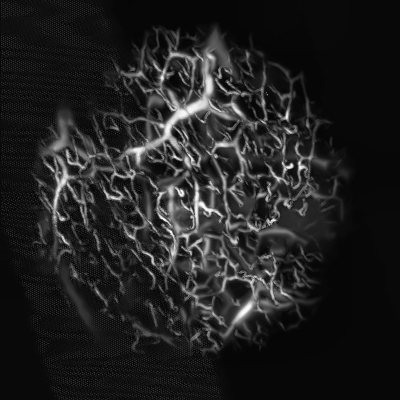
#> input picture dataset/test/denoised_317.png, 400 x 400 px; its folder holds only this picture in this run
$ python -i denoise_images.py   (imports and definitions only)
#> lines starting #> are read from the running program, lines starting #| are printed output that depends on the picture
import cv2
import os
import tifffile
import numpy as np
import PIL.Image as Image


def denoise_image(image_path, output_directory):
    # Load the image
#> called with image_path = 'test/denoised_317.png', output_directory = 'out.png'
    image = cv2.imread(image_path)
#> image is the input picture: shape (400, 400, 3); min 2, max 254, mean 32.9

    # Apply non-local means denoising
    denoised = cv2.fastNlMeansDenoisingColored(image, None, 8, 8, 7, 21)

    # Convert the denoised image to grayscale
    gray = cv2.cvtColor(denoised, cv2.COLOR_BGR2GRAY)

    # Create an adaptive histogram equalization object
    clahe = cv2.createCLAHE(clipLimit=1.5, tileGridSize=(8, 8))

    # Apply adaptive histogram equalization
    clahe_equalized = clahe.apply(gray)
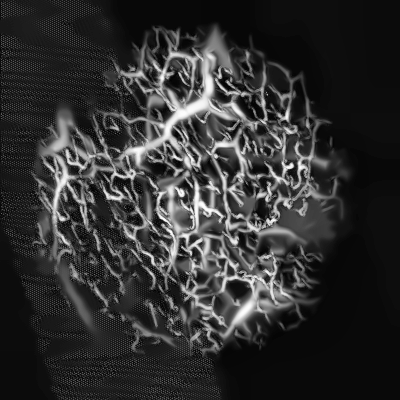
#> clahe_equalized: shape (400, 400); min 1, max 255, mean 48.5

    # Create the output filename
    filename = os.path.basename(image_path)
    output_path = os.path.join(output_directory, "denoised_" + filename)

    # Save the denoised image
    cv2.imwrite(output_path, clahe_equalized)


def adjust_pixel_threshold(input_tiff_path, output_directory, threshold=48):
    # Load the multi-page TIFF image
    image = cv2.imread(input_tiff_path)

    # Clip pixel values to the specified threshold
    modified_image = np.clip(image, threshold, 255).astype('uint8') - 48

    # Create the output filename
    filename = os.path.basename(input_tiff_path)
    output_path = os.path.join(output_directory, "denoised_" + filename)

    # Save the modified image
    cv2.imwrite(output_path, modified_image)


# Directory containing the images
input_directory = "dataset/input"

# Output directory to save the denoised and overlaid images
output_directory = "dataset/output"

# Recursively loop through all the image files in the main directory and its subdirectories
# [14 lines not run here, left out]

>>> result = denoise_image('test/denoised_317.png', 'out.png')

$ run again, on dataset/test/denoised_318.png
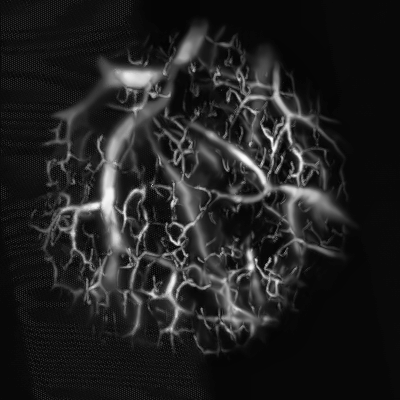
#> input picture dataset/test/denoised_318.png, 400 x 400 px
#> in denoise_image, image is the input picture: shape (400, 400, 3); min 3, max 255, mean 33.6
#> in denoise_image, `clahe_equalized = clahe.apply(gray)`:
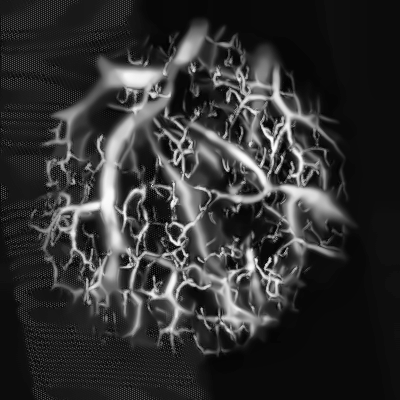
#> clahe_equalized: shape (400, 400); min 2, max 255, mean 49.9

$ run again, on dataset/test/denoised_319.png
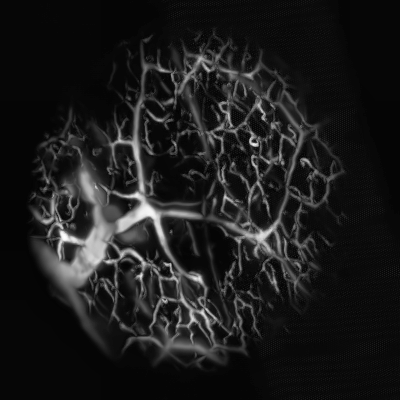
#> input picture dataset/test/denoised_319.png, 400 x 400 px
#> in denoise_image, image is the input picture: shape (400, 400, 3); min 3, max 255, mean 27.7
#> in denoise_image, `clahe_equalized = clahe.apply(gray)`:
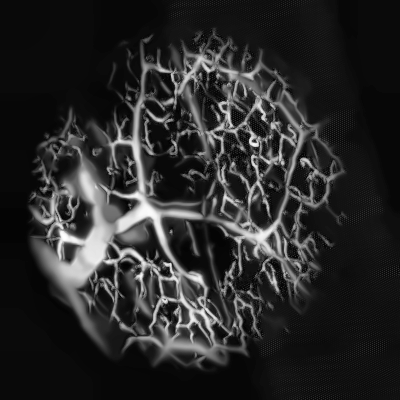
#> clahe_equalized: shape (400, 400); min 2, max 254, mean 41.5

$ run again, on dataset/test/denoised_320.png
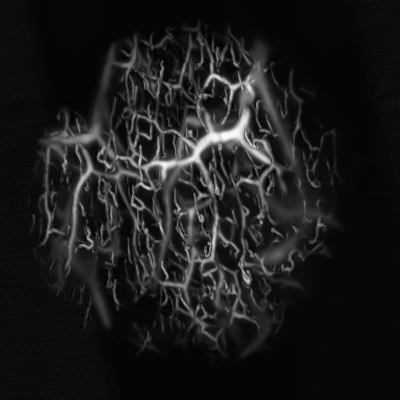
#> input picture dataset/test/denoised_320.png, 400 x 400 px
#> in denoise_image, image is the input picture: shape (400, 400, 3); min 2, max 251, mean 26.9
#> in denoise_image, `clahe_equalized = clahe.apply(gray)`:
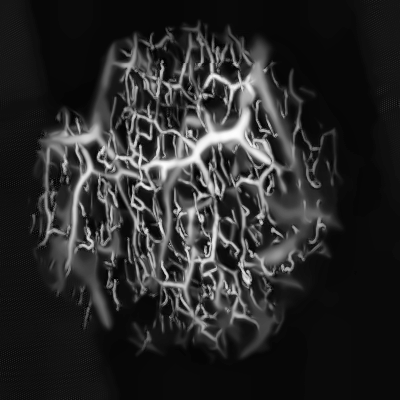
#> clahe_equalized: shape (400, 400); min 1, max 253, mean 41.2
